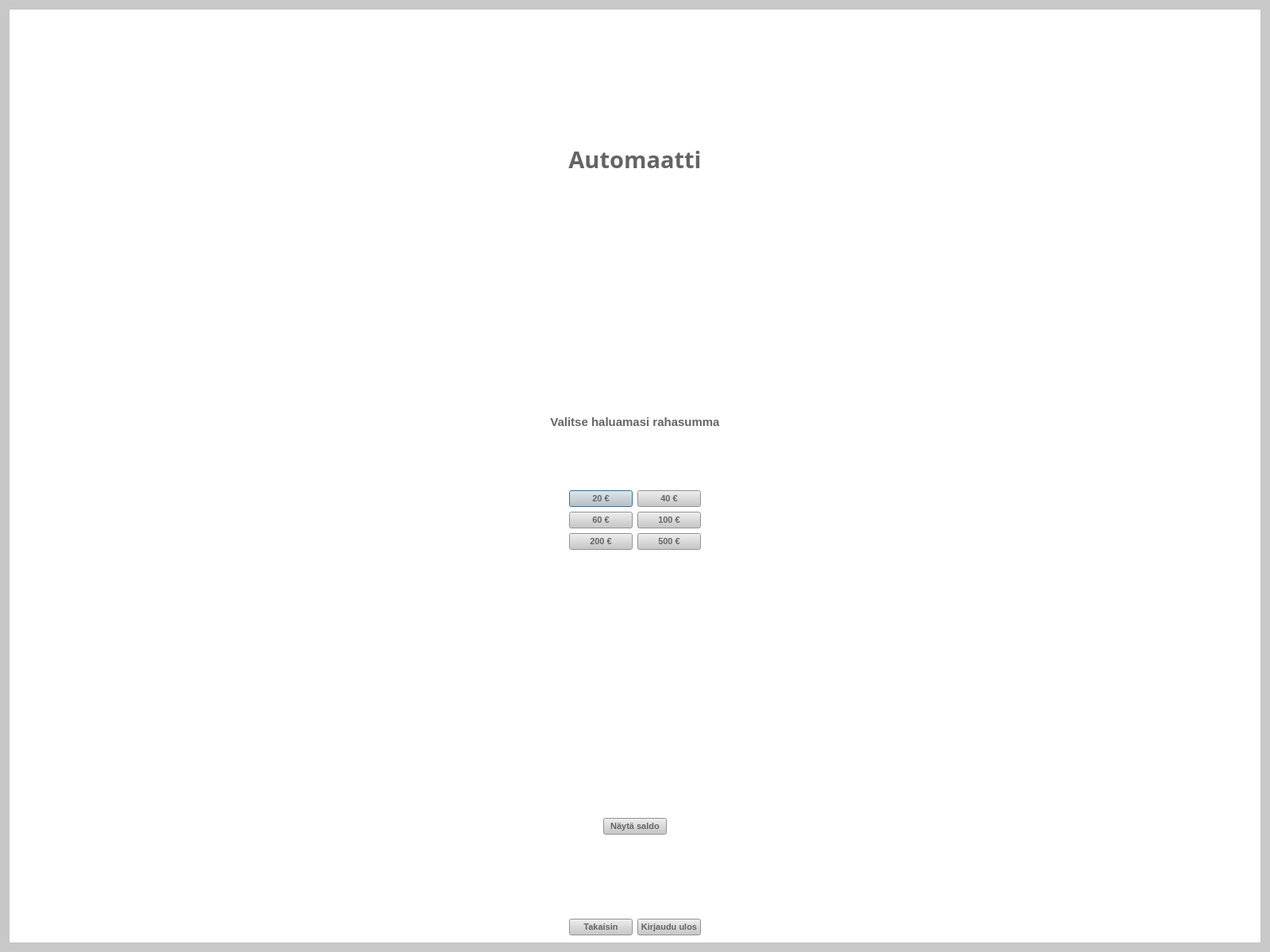
<?xml version="1.0" encoding="UTF-8"?>
<ui version="4.0">
 <class>nosto</class>
 <widget class="QDialog" name="nosto">
  <property name="geometry">
   <rect>
    <x>0</x>
    <y>0</y>
    <width>1600</width>
    <height>1200</height>
   </rect>
  </property>
  <property name="windowTitle">
   <string>Dialog</string>
  </property>
  <property name="styleSheet">
   <string notr="true">background-color: rgb(200, 200, 200);</string>
  </property>
  <layout class="QGridLayout" name="gridLayout">
   <item row="0" column="0">
    <widget class="QFrame" name="frame">
     <property name="styleSheet">
      <string notr="true">background-color: rgb(255, 255, 255);</string>
     </property>
     <property name="frameShape">
      <enum>QFrame::StyledPanel</enum>
     </property>
     <property name="frameShadow">
      <enum>QFrame::Raised</enum>
     </property>
     <layout class="QVBoxLayout" name="verticalLayout_2">
      <item>
       <spacer name="verticalSpacer_2">
        <property name="orientation">
         <enum>Qt::Vertical</enum>
        </property>
        <property name="sizeType">
         <enum>QSizePolicy::Fixed</enum>
        </property>
        <property name="sizeHint" stdset="0">
         <size>
          <width>20</width>
          <height>100</height>
         </size>
        </property>
       </spacer>
      </item>
      <item alignment="Qt::AlignVCenter">
       <widget class="QLabel" name="label_2">
        <property name="font">
         <font>
          <family>Arial Black</family>
          <pointsize>22</pointsize>
          <weight>75</weight>
          <bold>true</bold>
         </font>
        </property>
        <property name="styleSheet">
         <string notr="true">color: rgb(100, 100, 100);</string>
        </property>
        <property name="text">
         <string>Automaatti</string>
        </property>
        <property name="alignment">
         <set>Qt::AlignCenter</set>
        </property>
       </widget>
      </item>
      <item alignment="Qt::AlignHCenter|Qt::AlignTop">
       <widget class="QLabel" name="labelNimi">
        <property name="font">
         <font>
          <family>Arial</family>
          <pointsize>11</pointsize>
          <weight>75</weight>
          <bold>true</bold>
         </font>
        </property>
        <property name="styleSheet">
         <string notr="true">color: rgb(100, 100, 100);</string>
        </property>
        <property name="text">
         <string/>
        </property>
       </widget>
      </item>
      <item alignment="Qt::AlignVCenter">
       <widget class="QLabel" name="label">
        <property name="font">
         <font>
          <family>Arial</family>
          <pointsize>11</pointsize>
          <weight>75</weight>
          <bold>true</bold>
         </font>
        </property>
        <property name="styleSheet">
         <string notr="true">color: rgb(100, 100, 100);</string>
        </property>
        <property name="text">
         <string>Valitse haluamasi rahasumma</string>
        </property>
        <property name="alignment">
         <set>Qt::AlignCenter</set>
        </property>
       </widget>
      </item>
      <item>
       <layout class="QVBoxLayout" name="verticalLayout">
        <item>
         <layout class="QHBoxLayout" name="horizontalLayout">
          <item alignment="Qt::AlignRight">
           <widget class="QPushButton" name="button20">
            <property name="font">
             <font>
              <pointsize>8</pointsize>
              <weight>75</weight>
              <bold>true</bold>
             </font>
            </property>
            <property name="styleSheet">
             <string notr="true">background-color: rgb(200, 200, 200);
color: rgb(100, 100, 100);</string>
            </property>
            <property name="text">
             <string>20 €</string>
            </property>
           </widget>
          </item>
          <item alignment="Qt::AlignLeft">
           <widget class="QPushButton" name="button40">
            <property name="font">
             <font>
              <pointsize>8</pointsize>
              <weight>75</weight>
              <bold>true</bold>
             </font>
            </property>
            <property name="styleSheet">
             <string notr="true">background-color: rgb(200, 200, 200);
color: rgb(100, 100, 100);</string>
            </property>
            <property name="text">
             <string>40 €</string>
            </property>
           </widget>
          </item>
         </layout>
        </item>
        <item>
         <layout class="QHBoxLayout" name="horizontalLayout_2">
          <item alignment="Qt::AlignRight">
           <widget class="QPushButton" name="button60">
            <property name="font">
             <font>
              <pointsize>8</pointsize>
              <weight>75</weight>
              <bold>true</bold>
             </font>
            </property>
            <property name="styleSheet">
             <string notr="true">background-color: rgb(200, 200, 200);
color: rgb(100, 100, 100);</string>
            </property>
            <property name="text">
             <string>60 €</string>
            </property>
           </widget>
          </item>
          <item alignment="Qt::AlignLeft">
           <widget class="QPushButton" name="button100">
            <property name="font">
             <font>
              <pointsize>8</pointsize>
              <weight>75</weight>
              <bold>true</bold>
             </font>
            </property>
            <property name="styleSheet">
             <string notr="true">background-color: rgb(200, 200, 200);
color: rgb(100, 100, 100);</string>
            </property>
            <property name="text">
             <string>100 €</string>
            </property>
           </widget>
          </item>
         </layout>
        </item>
        <item>
         <layout class="QHBoxLayout" name="horizontalLayout_3">
          <item alignment="Qt::AlignRight">
           <widget class="QPushButton" name="button200">
            <property name="font">
             <font>
              <pointsize>8</pointsize>
              <weight>75</weight>
              <bold>true</bold>
             </font>
            </property>
            <property name="styleSheet">
             <string notr="true">background-color: rgb(200, 200, 200);
color: rgb(100, 100, 100);</string>
            </property>
            <property name="text">
             <string>200 €</string>
            </property>
           </widget>
          </item>
          <item alignment="Qt::AlignLeft">
           <widget class="QPushButton" name="button500">
            <property name="font">
             <font>
              <pointsize>8</pointsize>
              <weight>75</weight>
              <bold>true</bold>
             </font>
            </property>
            <property name="styleSheet">
             <string notr="true">background-color: rgb(200, 200, 200);
color: rgb(100, 100, 100);</string>
            </property>
            <property name="text">
             <string>500 €</string>
            </property>
           </widget>
          </item>
         </layout>
        </item>
       </layout>
      </item>
      <item>
       <widget class="QLabel" name="statusLabel">
        <property name="font">
         <font>
          <family>Arial</family>
          <pointsize>11</pointsize>
          <weight>75</weight>
          <bold>true</bold>
         </font>
        </property>
        <property name="styleSheet">
         <string notr="true">color: rgb(100, 100, 100);</string>
        </property>
        <property name="text">
         <string/>
        </property>
        <property name="alignment">
         <set>Qt::AlignCenter</set>
        </property>
       </widget>
      </item>
      <item>
       <widget class="QLabel" name="saldoLabel">
        <property name="font">
         <font>
          <family>Arial</family>
          <pointsize>11</pointsize>
          <weight>75</weight>
          <bold>true</bold>
         </font>
        </property>
        <property name="styleSheet">
         <string notr="true">color: rgb(100, 100, 100);</string>
        </property>
        <property name="text">
         <string/>
        </property>
        <property name="alignment">
         <set>Qt::AlignCenter</set>
        </property>
       </widget>
      </item>
      <item alignment="Qt::AlignHCenter">
       <widget class="QPushButton" name="buttonSaldo">
        <property name="font">
         <font>
          <pointsize>8</pointsize>
          <weight>75</weight>
          <bold>true</bold>
         </font>
        </property>
        <property name="styleSheet">
         <string notr="true">background-color: rgb(200, 200, 200);
color: rgb(100, 100, 100);</string>
        </property>
        <property name="text">
         <string>Näytä saldo</string>
        </property>
       </widget>
      </item>
      <item>
       <spacer name="verticalSpacer">
        <property name="orientation">
         <enum>Qt::Vertical</enum>
        </property>
        <property name="sizeType">
         <enum>QSizePolicy::Fixed</enum>
        </property>
        <property name="sizeHint" stdset="0">
         <size>
          <width>20</width>
          <height>100</height>
         </size>
        </property>
       </spacer>
      </item>
      <item>
       <layout class="QHBoxLayout" name="horizontalLayout_4">
        <item alignment="Qt::AlignRight">
         <widget class="QPushButton" name="buttonBack">
          <property name="font">
           <font>
            <pointsize>8</pointsize>
            <weight>75</weight>
            <bold>true</bold>
           </font>
          </property>
          <property name="styleSheet">
           <string notr="true">background-color: rgb(200, 200, 200);
color: rgb(100, 100, 100);</string>
          </property>
          <property name="text">
           <string>Takaisin</string>
          </property>
         </widget>
        </item>
        <item alignment="Qt::AlignLeft">
         <widget class="QPushButton" name="buttonLogOut">
          <property name="font">
           <font>
            <pointsize>8</pointsize>
            <weight>75</weight>
            <bold>true</bold>
           </font>
          </property>
          <property name="styleSheet">
           <string notr="true">background-color: rgb(200, 200, 200);
color: rgb(100, 100, 100);</string>
          </property>
          <property name="text">
           <string>Kirjaudu ulos</string>
          </property>
         </widget>
        </item>
       </layout>
      </item>
     </layout>
    </widget>
   </item>
  </layout>
 </widget>
 <resources/>
 <connections/>
</ui>
